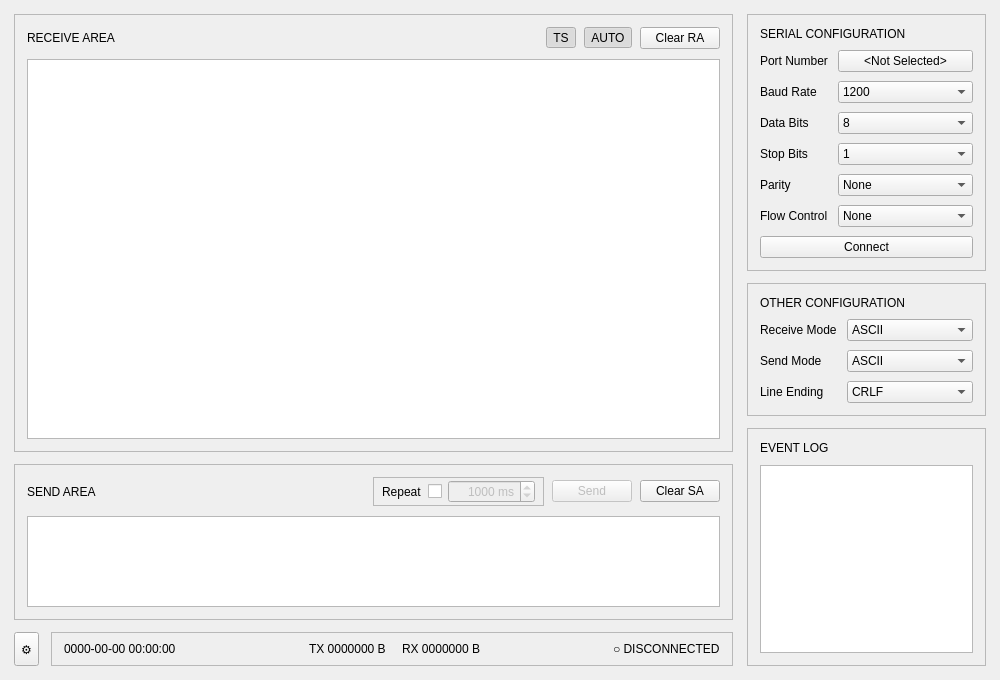
<?xml version="1.0" encoding="UTF-8"?>
<ui version="4.0">
 <class>MainWindow</class>
 <widget class="QMainWindow" name="MainWindow">
  <property name="geometry">
   <rect>
    <x>0</x>
    <y>0</y>
    <width>1000</width>
    <height>680</height>
   </rect>
  </property>
  <property name="windowTitle">
   <string>Tessera</string>
  </property>
  <widget class="QWidget" name="centralwidget">
   <layout class="QHBoxLayout" name="mainLayout" stretch="3,1">
    <property name="spacing">
     <number>14</number>
    </property>
    <property name="leftMargin">
     <number>14</number>
    </property>
    <property name="topMargin">
     <number>14</number>
    </property>
    <property name="rightMargin">
     <number>14</number>
    </property>
    <property name="bottomMargin">
     <number>14</number>
    </property>
    <item>
     <widget class="QWidget" name="left_col" native="true">
      <property name="sizePolicy">
       <sizepolicy hsizetype="Expanding" vsizetype="Preferred">
        <horstretch>0</horstretch>
        <verstretch>0</verstretch>
       </sizepolicy>
      </property>
      <layout class="QVBoxLayout" name="leftColLayout" stretch="70,25,0">
       <property name="spacing">
        <number>12</number>
       </property>
       <property name="leftMargin">
        <number>0</number>
       </property>
       <property name="topMargin">
        <number>0</number>
       </property>
       <property name="rightMargin">
        <number>0</number>
       </property>
       <property name="bottomMargin">
        <number>0</number>
       </property>
       <item>
        <widget class="QFrame" name="receive_group">
         <property name="frameShape">
          <enum>QFrame::Shape::StyledPanel</enum>
         </property>
         <property name="frameShadow">
          <enum>QFrame::Shadow::Raised</enum>
         </property>
         <layout class="QVBoxLayout" name="receiveGroupLayout">
          <property name="spacing">
           <number>10</number>
          </property>
          <property name="leftMargin">
           <number>12</number>
          </property>
          <property name="topMargin">
           <number>12</number>
          </property>
          <property name="rightMargin">
           <number>12</number>
          </property>
          <property name="bottomMargin">
           <number>12</number>
          </property>
          <item>
           <layout class="QHBoxLayout" name="receiveHeadLayout">
            <property name="spacing">
             <number>8</number>
            </property>
            <item>
             <widget class="QLabel" name="receive_title">
              <property name="text">
               <string>RECEIVE AREA</string>
              </property>
             </widget>
            </item>
            <item>
             <spacer name="receiveHeadSpacer">
              <property name="orientation">
               <enum>Qt::Orientation::Horizontal</enum>
              </property>
              <property name="sizeHint" stdset="0">
               <size>
                <width>40</width>
                <height>20</height>
               </size>
              </property>
             </spacer>
            </item>
            <item>
             <widget class="QToolButton" name="timestamp_toggle">
              <property name="text">
               <string>TS</string>
              </property>
              <property name="checkable">
               <bool>true</bool>
              </property>
              <property name="checked">
               <bool>true</bool>
              </property>
             </widget>
            </item>
            <item>
             <widget class="QToolButton" name="autoscroll_toggle">
              <property name="text">
               <string>AUTO</string>
              </property>
              <property name="checkable">
               <bool>true</bool>
              </property>
              <property name="checked">
               <bool>true</bool>
              </property>
             </widget>
            </item>
            <item>
             <widget class="QPushButton" name="clear_receive">
              <property name="text">
               <string>Clear RA</string>
              </property>
             </widget>
            </item>
           </layout>
          </item>
          <item>
           <widget class="QPlainTextEdit" name="receive_area">
            <property name="readOnly">
             <bool>true</bool>
            </property>
           </widget>
          </item>
         </layout>
        </widget>
       </item>
       <item>
        <widget class="QFrame" name="send_group">
         <property name="frameShape">
          <enum>QFrame::Shape::StyledPanel</enum>
         </property>
         <property name="frameShadow">
          <enum>QFrame::Shadow::Raised</enum>
         </property>
         <layout class="QVBoxLayout" name="sendGroupLayout">
          <property name="spacing">
           <number>10</number>
          </property>
          <property name="leftMargin">
           <number>12</number>
          </property>
          <property name="topMargin">
           <number>12</number>
          </property>
          <property name="rightMargin">
           <number>12</number>
          </property>
          <property name="bottomMargin">
           <number>12</number>
          </property>
          <item>
           <layout class="QHBoxLayout" name="sendHeadLayout">
            <property name="spacing">
             <number>8</number>
            </property>
            <item>
             <widget class="QLabel" name="send_title">
              <property name="text">
               <string>SEND AREA</string>
              </property>
             </widget>
            </item>
            <item>
             <spacer name="sendHeadSpacer">
              <property name="orientation">
               <enum>Qt::Orientation::Horizontal</enum>
              </property>
              <property name="sizeHint" stdset="0">
               <size>
                <width>40</width>
                <height>20</height>
               </size>
              </property>
             </spacer>
            </item>
            <item>
             <widget class="QFrame" name="repeat_ctl">
              <property name="frameShape">
               <enum>QFrame::Shape::StyledPanel</enum>
              </property>
              <layout class="QHBoxLayout" name="repeatCtlLayout">
               <property name="spacing">
                <number>6</number>
               </property>
               <property name="leftMargin">
                <number>8</number>
               </property>
               <property name="topMargin">
                <number>2</number>
               </property>
               <property name="rightMargin">
                <number>8</number>
               </property>
               <property name="bottomMargin">
                <number>2</number>
               </property>
               <item>
                <widget class="QLabel" name="repeat_label">
                 <property name="text">
                  <string>Repeat</string>
                 </property>
                </widget>
               </item>
               <item>
                <widget class="QCheckBox" name="repeat_enable">
                 <property name="text">
                  <string/>
                 </property>
                </widget>
               </item>
               <item>
                <widget class="QSpinBox" name="repeat_interval">
                 <property name="enabled">
                  <bool>false</bool>
                 </property>
                 <property name="alignment">
                  <set>Qt::AlignmentFlag::AlignRight|Qt::AlignmentFlag::AlignTrailing|Qt::AlignmentFlag::AlignVCenter</set>
                 </property>
                 <property name="suffix">
                  <string> ms</string>
                 </property>
                 <property name="minimum">
                  <number>10</number>
                 </property>
                 <property name="maximum">
                  <number>3600000</number>
                 </property>
                 <property name="singleStep">
                  <number>100</number>
                 </property>
                 <property name="value">
                  <number>1000</number>
                 </property>
                </widget>
               </item>
              </layout>
             </widget>
            </item>
            <item>
             <widget class="QPushButton" name="send_button">
              <property name="enabled">
               <bool>false</bool>
              </property>
              <property name="text">
               <string>Send</string>
              </property>
              <property name="primary" stdset="0">
               <bool>true</bool>
              </property>
             </widget>
            </item>
            <item>
             <widget class="QPushButton" name="clear_send">
              <property name="text">
               <string>Clear SA</string>
              </property>
             </widget>
            </item>
           </layout>
          </item>
          <item>
           <widget class="QPlainTextEdit" name="send_area"/>
          </item>
         </layout>
        </widget>
       </item>
       <item>
        <widget class="QWidget" name="status_bar" native="true">
         <layout class="QHBoxLayout" name="statusBarLayout" stretch="0,1">
          <property name="spacing">
           <number>12</number>
          </property>
          <property name="leftMargin">
           <number>0</number>
          </property>
          <property name="topMargin">
           <number>0</number>
          </property>
          <property name="rightMargin">
           <number>0</number>
          </property>
          <property name="bottomMargin">
           <number>0</number>
          </property>
          <item>
           <widget class="QToolButton" name="setting_button">
            <property name="sizePolicy">
             <sizepolicy hsizetype="Fixed" vsizetype="Expanding">
              <horstretch>0</horstretch>
              <verstretch>0</verstretch>
             </sizepolicy>
            </property>
            <property name="text">
             <string>⚙</string>
            </property>
           </widget>
          </item>
          <item>
           <widget class="QFrame" name="status_info">
            <property name="frameShape">
             <enum>QFrame::Shape::StyledPanel</enum>
            </property>
            <layout class="QHBoxLayout" name="statusInfoLayout">
             <property name="spacing">
              <number>16</number>
             </property>
             <property name="leftMargin">
              <number>12</number>
             </property>
             <property name="topMargin">
              <number>6</number>
             </property>
             <property name="rightMargin">
              <number>12</number>
             </property>
             <property name="bottomMargin">
              <number>6</number>
             </property>
             <item>
              <widget class="QLabel" name="status_time">
               <property name="text">
                <string>0000-00-00 00:00:00</string>
               </property>
              </widget>
             </item>
             <item>
              <spacer name="timestampSpacer">
               <property name="orientation">
                <enum>Qt::Orientation::Horizontal</enum>
               </property>
               <property name="sizeHint" stdset="0">
                <size>
                 <width>40</width>
                 <height>20</height>
                </size>
               </property>
              </spacer>
             </item>
             <item>
              <widget class="QLabel" name="status_tx">
               <property name="text">
                <string>TX 0000000 B</string>
               </property>
              </widget>
             </item>
             <item>
              <widget class="QLabel" name="status_rx">
               <property name="text">
                <string>RX 0000000 B</string>
               </property>
              </widget>
             </item>
             <item>
              <spacer name="statusInfoSpacer">
               <property name="orientation">
                <enum>Qt::Orientation::Horizontal</enum>
               </property>
               <property name="sizeHint" stdset="0">
                <size>
                 <width>40</width>
                 <height>20</height>
                </size>
               </property>
              </spacer>
             </item>
             <item>
              <widget class="QLabel" name="conn_dot">
               <property name="text">
                <string>○ DISCONNECTED</string>
               </property>
               <property name="off" stdset="0">
                <bool>true</bool>
               </property>
              </widget>
             </item>
            </layout>
           </widget>
          </item>
         </layout>
        </widget>
       </item>
      </layout>
     </widget>
    </item>
    <item>
     <widget class="QWidget" name="right_col" native="true">
      <property name="sizePolicy">
       <sizepolicy hsizetype="Preferred" vsizetype="Preferred">
        <horstretch>0</horstretch>
        <verstretch>0</verstretch>
       </sizepolicy>
      </property>
      <layout class="QVBoxLayout" name="rightColLayout" stretch="0,0,1">
       <property name="spacing">
        <number>12</number>
       </property>
       <property name="leftMargin">
        <number>0</number>
       </property>
       <property name="topMargin">
        <number>0</number>
       </property>
       <property name="rightMargin">
        <number>0</number>
       </property>
       <property name="bottomMargin">
        <number>0</number>
       </property>
       <item>
        <widget class="QFrame" name="serial_config_group">
         <property name="frameShape">
          <enum>QFrame::Shape::StyledPanel</enum>
         </property>
         <property name="frameShadow">
          <enum>QFrame::Shadow::Raised</enum>
         </property>
         <layout class="QVBoxLayout" name="serialConfigLayout">
          <property name="spacing">
           <number>9</number>
          </property>
          <property name="leftMargin">
           <number>12</number>
          </property>
          <property name="topMargin">
           <number>12</number>
          </property>
          <property name="rightMargin">
           <number>12</number>
          </property>
          <property name="bottomMargin">
           <number>12</number>
          </property>
          <item>
           <widget class="QLabel" name="serial_config_title">
            <property name="text">
             <string>SERIAL CONFIGURATION</string>
            </property>
           </widget>
          </item>
          <item>
           <layout class="QFormLayout" name="serialConfigForm">
            <property name="horizontalSpacing">
             <number>10</number>
            </property>
            <property name="verticalSpacing">
             <number>9</number>
            </property>
            <item row="0" column="0">
             <widget class="QLabel" name="label_port">
              <property name="text">
               <string>Port Number</string>
              </property>
             </widget>
            </item>
            <item row="0" column="1">
             <widget class="QPushButton" name="port_button">
              <property name="text">
               <string>&lt;Not Selected&gt;</string>
              </property>
              <property name="selected" stdset="0">
               <bool>false</bool>
              </property>
             </widget>
            </item>
            <item row="1" column="0">
             <widget class="QLabel" name="label_baud">
              <property name="text">
               <string>Baud Rate</string>
              </property>
             </widget>
            </item>
            <item row="1" column="1">
             <widget class="QComboBox" name="baud_rate">
              <property name="currentText">
               <string>9600</string>
              </property>
              <item>
               <property name="text">
                <string>1200</string>
               </property>
              </item>
              <item>
               <property name="text">
                <string>2400</string>
               </property>
              </item>
              <item>
               <property name="text">
                <string>4800</string>
               </property>
              </item>
              <item>
               <property name="text">
                <string>9600</string>
               </property>
              </item>
              <item>
               <property name="text">
                <string>19200</string>
               </property>
              </item>
              <item>
               <property name="text">
                <string>38400</string>
               </property>
              </item>
              <item>
               <property name="text">
                <string>57600</string>
               </property>
              </item>
              <item>
               <property name="text">
                <string>115200</string>
               </property>
              </item>
             </widget>
            </item>
            <item row="2" column="0">
             <widget class="QLabel" name="label_data">
              <property name="text">
               <string>Data Bits</string>
              </property>
             </widget>
            </item>
            <item row="2" column="1">
             <widget class="QComboBox" name="data_bits">
              <property name="currentIndex">
               <number>3</number>
              </property>
              <item>
               <property name="text">
                <string>5</string>
               </property>
              </item>
              <item>
               <property name="text">
                <string>6</string>
               </property>
              </item>
              <item>
               <property name="text">
                <string>7</string>
               </property>
              </item>
              <item>
               <property name="text">
                <string>8</string>
               </property>
              </item>
             </widget>
            </item>
            <item row="3" column="0">
             <widget class="QLabel" name="label_stop">
              <property name="text">
               <string>Stop Bits</string>
              </property>
             </widget>
            </item>
            <item row="3" column="1">
             <widget class="QComboBox" name="stop_bits">
              <item>
               <property name="text">
                <string>1</string>
               </property>
              </item>
              <item>
               <property name="text">
                <string>1.5</string>
               </property>
              </item>
              <item>
               <property name="text">
                <string>2</string>
               </property>
              </item>
             </widget>
            </item>
            <item row="4" column="0">
             <widget class="QLabel" name="label_parity">
              <property name="text">
               <string>Parity</string>
              </property>
             </widget>
            </item>
            <item row="4" column="1">
             <widget class="QComboBox" name="parity">
              <item>
               <property name="text">
                <string>None</string>
               </property>
              </item>
              <item>
               <property name="text">
                <string>Even</string>
               </property>
              </item>
              <item>
               <property name="text">
                <string>Odd</string>
               </property>
              </item>
              <item>
               <property name="text">
                <string>Space</string>
               </property>
              </item>
              <item>
               <property name="text">
                <string>Mark</string>
               </property>
              </item>
             </widget>
            </item>
            <item row="5" column="0">
             <widget class="QLabel" name="label_flow">
              <property name="text">
               <string>Flow Control</string>
              </property>
             </widget>
            </item>
            <item row="5" column="1">
             <widget class="QComboBox" name="flow_control">
              <item>
               <property name="text">
                <string>None</string>
               </property>
              </item>
              <item>
               <property name="text">
                <string>RTS/CTS</string>
               </property>
              </item>
              <item>
               <property name="text">
                <string>XON/XOFF</string>
               </property>
              </item>
             </widget>
            </item>
           </layout>
          </item>
          <item>
           <widget class="QPushButton" name="connect_button">
            <property name="text">
             <string>Connect</string>
            </property>
            <property name="checkable">
             <bool>true</bool>
            </property>
           </widget>
          </item>
         </layout>
        </widget>
       </item>
       <item>
        <widget class="QFrame" name="other_config_group">
         <property name="frameShape">
          <enum>QFrame::Shape::StyledPanel</enum>
         </property>
         <property name="frameShadow">
          <enum>QFrame::Shadow::Raised</enum>
         </property>
         <layout class="QVBoxLayout" name="otherConfigLayout">
          <property name="spacing">
           <number>9</number>
          </property>
          <property name="leftMargin">
           <number>12</number>
          </property>
          <property name="topMargin">
           <number>12</number>
          </property>
          <property name="rightMargin">
           <number>12</number>
          </property>
          <property name="bottomMargin">
           <number>12</number>
          </property>
          <item>
           <widget class="QLabel" name="other_config_title">
            <property name="text">
             <string>OTHER CONFIGURATION</string>
            </property>
           </widget>
          </item>
          <item>
           <layout class="QFormLayout" name="otherConfigForm">
            <property name="horizontalSpacing">
             <number>10</number>
            </property>
            <property name="verticalSpacing">
             <number>9</number>
            </property>
            <item row="0" column="0">
             <widget class="QLabel" name="label_recv_mode">
              <property name="text">
               <string>Receive Mode</string>
              </property>
             </widget>
            </item>
            <item row="0" column="1">
             <widget class="QComboBox" name="receive_mode">
              <item>
               <property name="text">
                <string>ASCII</string>
               </property>
              </item>
              <item>
               <property name="text">
                <string>HEX</string>
               </property>
              </item>
             </widget>
            </item>
            <item row="1" column="0">
             <widget class="QLabel" name="label_send_mode">
              <property name="text">
               <string>Send Mode</string>
              </property>
             </widget>
            </item>
            <item row="1" column="1">
             <widget class="QComboBox" name="send_mode">
              <item>
               <property name="text">
                <string>ASCII</string>
               </property>
              </item>
              <item>
               <property name="text">
                <string>HEX</string>
               </property>
              </item>
             </widget>
            </item>
            <item row="2" column="0">
             <widget class="QLabel" name="label_line_ending">
              <property name="text">
               <string>Line Ending</string>
              </property>
             </widget>
            </item>
            <item row="2" column="1">
             <widget class="QComboBox" name="line_ending">
              <property name="currentIndex">
               <number>3</number>
              </property>
              <item>
               <property name="text">
                <string>None</string>
               </property>
              </item>
              <item>
               <property name="text">
                <string>CR</string>
               </property>
              </item>
              <item>
               <property name="text">
                <string>LF</string>
               </property>
              </item>
              <item>
               <property name="text">
                <string>CRLF</string>
               </property>
              </item>
             </widget>
            </item>
           </layout>
          </item>
         </layout>
        </widget>
       </item>
       <item>
        <widget class="QFrame" name="event_log_group">
         <property name="frameShape">
          <enum>QFrame::Shape::StyledPanel</enum>
         </property>
         <property name="frameShadow">
          <enum>QFrame::Shadow::Raised</enum>
         </property>
         <layout class="QVBoxLayout" name="eventLogLayout">
          <property name="spacing">
           <number>10</number>
          </property>
          <property name="leftMargin">
           <number>12</number>
          </property>
          <property name="topMargin">
           <number>12</number>
          </property>
          <property name="rightMargin">
           <number>12</number>
          </property>
          <property name="bottomMargin">
           <number>12</number>
          </property>
          <item>
           <widget class="QLabel" name="event_log_title">
            <property name="text">
             <string>EVENT LOG</string>
            </property>
           </widget>
          </item>
          <item>
           <widget class="QPlainTextEdit" name="event_log">
            <property name="readOnly">
             <bool>true</bool>
            </property>
           </widget>
          </item>
         </layout>
        </widget>
       </item>
      </layout>
     </widget>
    </item>
   </layout>
  </widget>
 </widget>
 <resources/>
 <connections/>
</ui>
